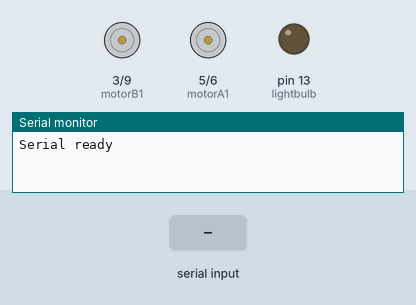
The sketch below on a simulated Arduino Uno, built with avr-gcc and run on an emulated ATmega328P. Shown: motor-driver pin pairs drawn as motors (green arrow = first pin HIGH = forward, orange = second pin HIGH = backward, longer = more drive), output pins drawn as LEDs (lit = HIGH), the last lines printed to the serial monitor. The inputs (shaded band) are chosen by the test bench.

Above: at 1.2 s.
1.3 s: "1" received over the second serial link
At 2.2 s:
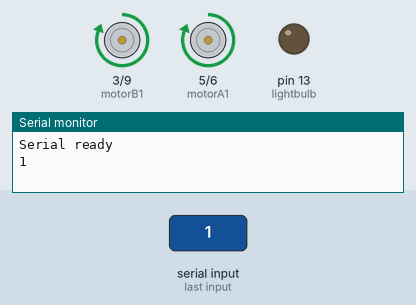
2.8 s: "4" received over the second serial link
At 3.3 s:
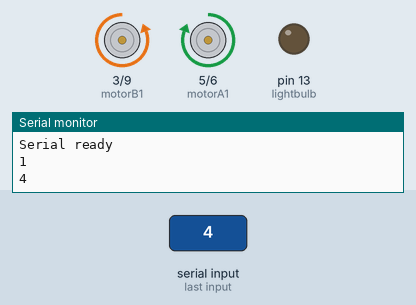
4.3 s: "3" received over the second serial link
At 5.5 s:
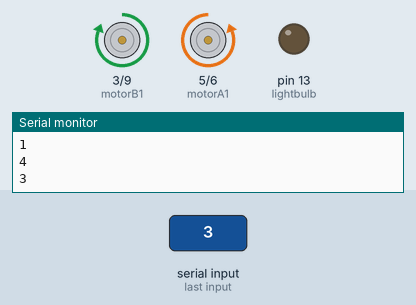
5.8 s: "0" received over the second serial link
At 7.0 s:
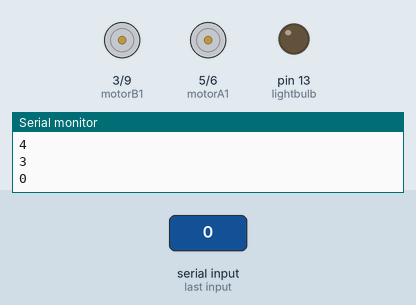
7.3 s: "2" received over the second serial link
At 8.1 s:
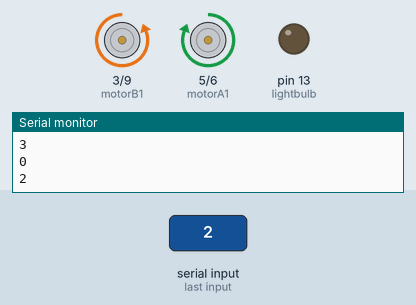
Timing chart, 0 to 9.8 s (numbered marks = the images above; inputs shaded):
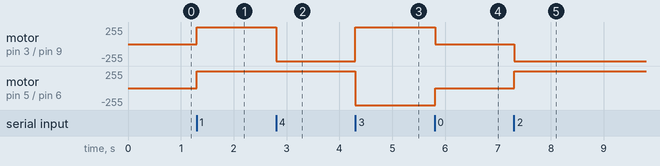

The sketch:

Arduino_Code.ino
```cpp
#include <SoftwareSerial.h>

//Define the pins used for receiving
//and transmitting information via Bluetooth
const int rxpin = 10;
const int txpin = 11;

int motorA1 = 5; // Pin  2 of L293
int motorA2 = 6; // Pin  7 of L293
int motorB1 = 3; // Pin 10 of L293
int motorB2 = 9; // Pin 14 of L293
int vel = 255; // Speed Of Motors (0-255)
int state = '0'; // Initialise Motors


//Variable to store input value
//initialized with arbitrary value
char k = 'A';
//Connect the Bluetooth module
SoftwareSerial bluetooth(rxpin, txpin);

//Define the pin to control the light
int lightbulb = 13;

void setup()
{
  //Set the lightbulb pin to put power out
  pinMode(lightbulb, OUTPUT);
 pinMode(motorA1, OUTPUT);
pinMode(motorA2, OUTPUT);
pinMode(motorB1, OUTPUT);
pinMode(motorB2, OUTPUT);
  //Initialize Serial for debugging purposes
  Serial.begin(115200);
  Serial.println("Serial ready");
  //Initialize the bluetooth
  bluetooth.begin(115200);
  bluetooth.println("Bluetooth ready");
}

void loop()
{
  //Check for new data
  if(bluetooth.available()){
    //Remember new data
    k = bluetooth.read();
    //Print the data for debugging purposes
    Serial.println(k);
  }
  //Turn on the light if transmitted data is H
  if( k == '0' ){//STOP
     analogWrite(motorA1, 0);
analogWrite(motorA2, 0);
analogWrite(motorB1, 0);
analogWrite(motorB2, 0);
  }
  //Turn off the light if transmitted data is L
  else if( k == '1') {//FORWARD
    analogWrite(motorA1, vel);
analogWrite(motorA2, 0);
analogWrite(motorB1, vel);
analogWrite(motorB2, 0);
  }
  else if( k == '4') {//back-change
    analogWrite(motorA1, vel);
analogWrite(motorA2, 0);
analogWrite(motorB1, 0);
analogWrite(motorB2, vel);
  }
  else if( k == '2') {//RIGHT
   analogWrite(motorA1, vel);
analogWrite(motorA2, 0);
analogWrite(motorB1, 0);
analogWrite(motorB2, vel);
  }
  else if( k == '3') {//LEFT
    analogWrite(motorA1, 0);
analogWrite(motorA2, vel);
analogWrite(motorB1, vel);
analogWrite(motorB2, 0);
  }
  //Wait ten milliseconds to decrease unnecessary hardware strain
   delay(10);
}
```

Measured:
- after the input at 1.3 s, motor on pin 3 (motorB1) / pin 9 (motorB2), motor on pin 5 (motorA1) / pin 6 (motorA2): stopped → forward 255/255 at once
- after the input at 2.8 s, motor on pin 3 (motorB1) / pin 9 (motorB2): forward 255/255 → backward 255/255 at once
- after the input at 4.3 s, motor on pin 3 (motorB1) / pin 9 (motorB2): backward 255/255 → forward 255/255 at once; motor on pin 5 (motorA1) / pin 6 (motorA2): forward 255/255 → backward 255/255 at once
- after the input at 5.8 s, motor on pin 3 (motorB1) / pin 9 (motorB2): forward 255/255 → stopped at once; motor on pin 5 (motorA1) / pin 6 (motorA2): backward 255/255 → stopped at once
- after the input at 7.3 s, motor on pin 3 (motorB1) / pin 9 (motorB2): stopped → backward 255/255 at once; motor on pin 5 (motorA1) / pin 6 (motorA2): stopped → forward 255/255 at once
